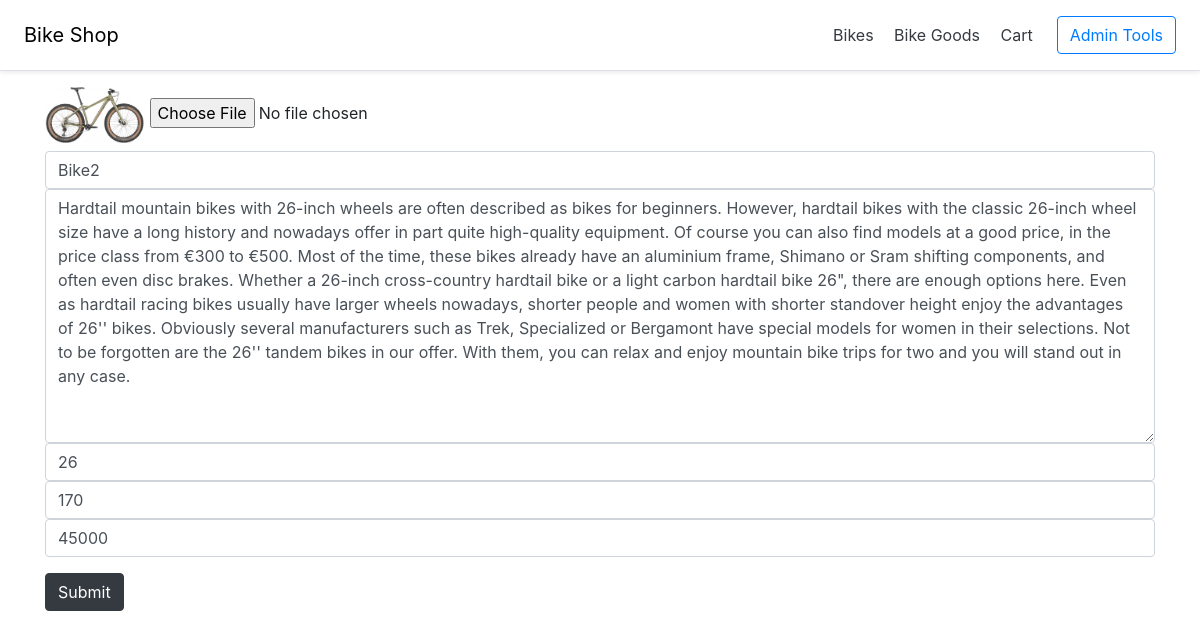
Before: /edit_bike/2 with the older database file.
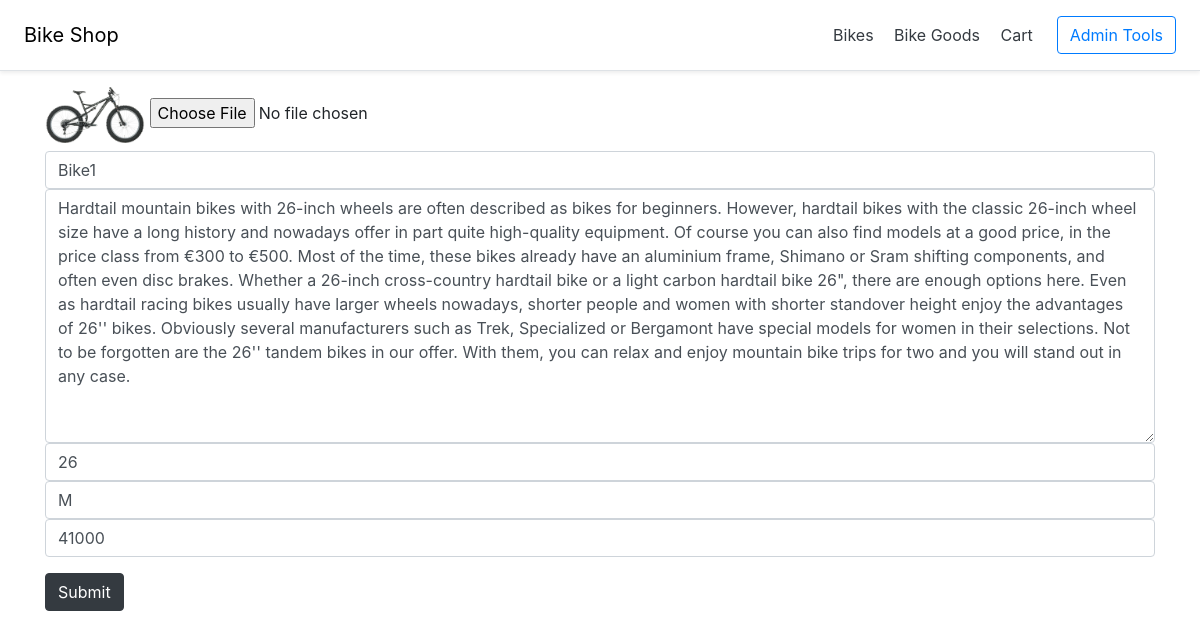
After: the same page with the newer database file.
### main.py (models this page shows)
class Bike(db.Model):
    id = db.Column(db.Integer, primary_key=True)
    photo = db.Column(db.String(100))
    title = db.Column(db.String(100), nullable=False)
    description = db.Column(db.Text, nullable=False)
    wheels = db.Column(db.Integer, nullable=False)
    size = db.Column(db.CHAR, nullable=False)
    price = db.Column(db.Integer, nullable=False)
    isActive = db.Column(db.Boolean, default=False)

### main.py (the view)
@app.route("/edit_bike/<int:id>", methods = ['GET', 'POST'])
def edit_bike(id):
    bike = Bike.query.get(id)
    if request.method == 'POST':
        file1 = request.files['inputFile']
        path = os.path.join(app.config['UPLOAD_FOLDER'], file1.filename)
        if file1.filename != '':
            file1.save(path)
            bike.photo = file1.filename
        bike.title = request.form["title"]
        bike.description = request.form['description']
        bike.wheels = request.form['wheels']
        bike.size = request.form['size']
        bike.price = request.form["price"]
        db.session.commit()
        return redirect(url_for('admin'))
    else:
        return render_template('edit_bike.html', bike = bike)

### templates/edit_bike.html
{% extends "base.html" %}
{% block main %}
<div class="container">
    <form method="POST"  enctype="multipart/form-data">
        <div class="form-group">
            <label for="inputFile"><img class="zoom" src="{{ url_for('static', filename=bike.photo) }}" width = 100 alt="ph" /></label>
            <input type="file" name="inputFile">
            <input type="text" class="form-control" name="title" value="{{bike.title}}" placeholder="title">
            <textarea type="text" class="form-control" name="description" rows="10" placeholder="description">{{bike.description}}</textarea>
            <input type="text" class="form-control" name="wheels" value="{{bike.wheels}}" placeholder="wheels size">
            <input type="text" class="form-control" name="size" value="{{bike.size}}" placeholder="bike size">
            <input type="number" class="form-control" name="price" value="{{bike.price}}" placeholder="price">
        </div>
        <button type="submit" class="btn btn-dark">Submit</button>
    </form>
</div>
{% endblock %}

Changed rows visible on the page:
changed Bike: photo: a different picture; title "Bike2" → "Bike1"; size "170" → "M"; price "45000" → "41000"
